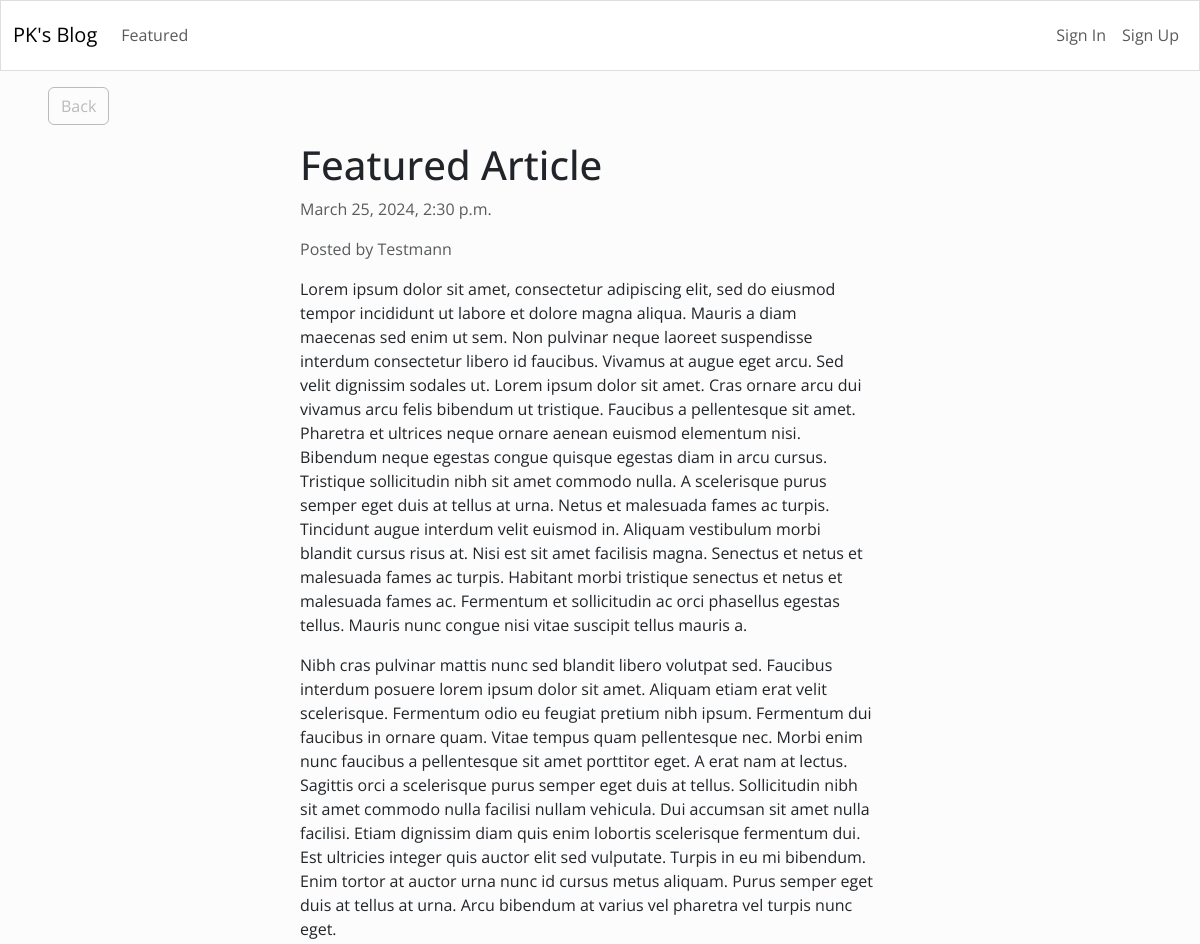
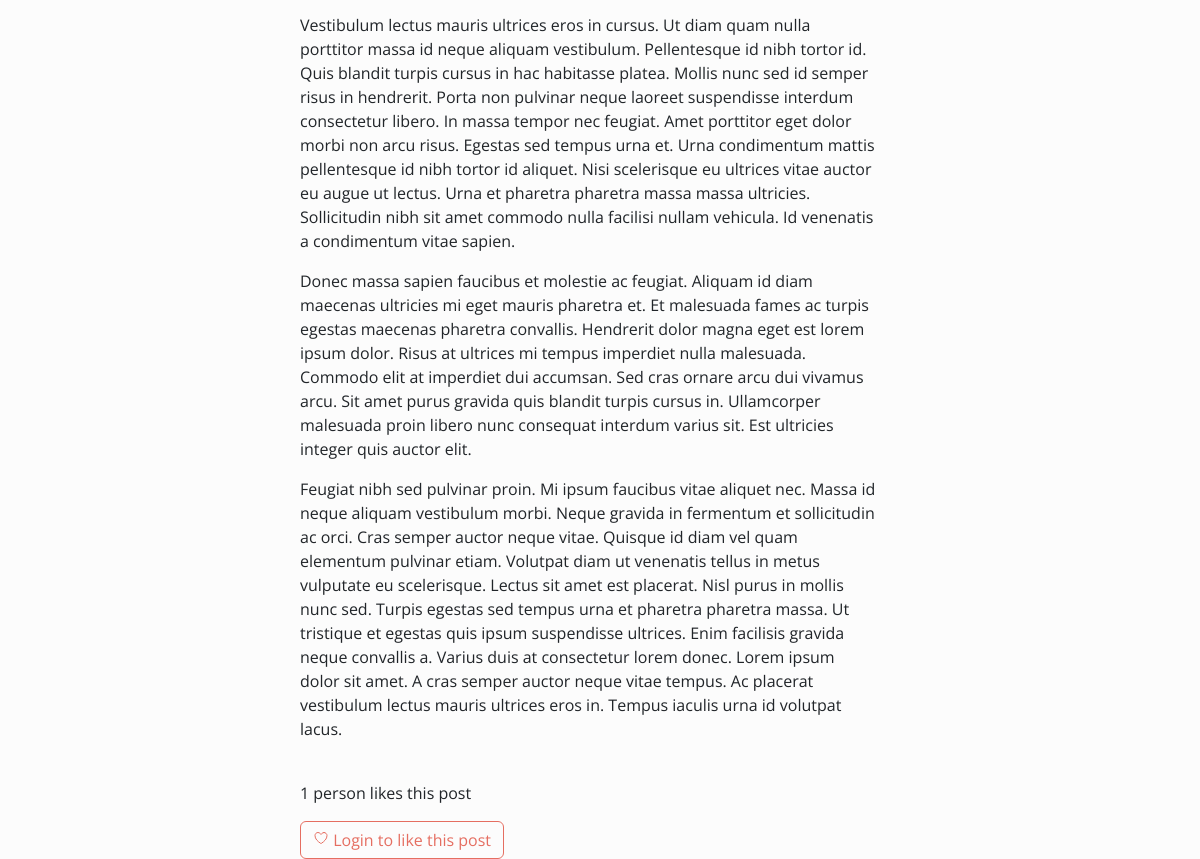
Page /2/ on the committed database (2 pictures, top to bottom).
### blog/models.py (models this page shows)
class Article(models.Model):
    title = models.CharField(max_length=255)
    content = HTMLField()
    date = models.DateTimeField(auto_now_add=True) # add date automatically
    author = models.ForeignKey(User, on_delete=models.CASCADE) # delete article if user is deleted
    featured = models.BooleanField(default=False) # featured article
    likes = models.ManyToManyField(User, related_name="likes", blank=True) # like article

### blog/views.py (the view)
# urls.py: path("<int:pk>/", DetailArticleView.as_view(), name="detail_article"),
class DetailArticleView(DetailView):
    model = Article
    template_name = "blog/blog_post.html"
    def get_context_data(self, *args, **kwargs):
        context = super(DetailArticleView, self).get_context_data(*args, **kwargs)
        context["liked_by_user"] = False
        article = Article.objects.get(id=self.kwargs.get("pk"))
        if article.likes.filter(pk=self.request.user.id).exists():
            context["liked_by_user"] = True
        return context

### blog/templates/blog/blog_post.html
{% extends 'blog/base.html' %}
{% block content %}
    <div class="row">
        <div class="col-md-4 col-11 mx-md-5 mx-2 mt-md-3 my-3">
            <a class="btn btn-outline-secondary" href="{% url 'index' %}">
                Back
            </a>
    </div>
    <div class="row">
        <div class="col-md-6 col-11 mx-md-auto mx-md-auto mb-3 pb-2 mx-3">
            <h1>{{ object.title }}</h1>
            <p class="text-muted">{{ object.date }}</p>
            <p class="text-muted">Posted by {{ object.author.username }}</p>
            <div>
                {{ object.content|safe }}
            </div>
        </div>
    </div>
    <div class="row">
        <div class="col-md-6 col-11 mx-md-auto mx-3">
            {% if object.likes.count == 1 %}
                <p>{{ object.likes.count }} person likes this post</p>
            {% else %}
                <p>{{ object.likes.count }} people like this post</p>
            {% endif %}
            {% if request.user.is_authenticated %}
                {% if liked_by_user %}
                    <form method="POST" action="{% url 'like_article' object.id %}">
                        {% csrf_token %}
                        <button class="btn btn-outline-primary" type="submit">
                            <ion-icon name="heart-dislike-outline"></ion-icon> Unlike this post
                        </button>
                    </form>
                {% else %}
                    <form method="POST" action="{% url 'like_article' object.id %}">
                        {% csrf_token %}
                        <button class="btn btn-outline-primary" type="submit">
                            <ion-icon name="heart-outline"></ion-icon> Like this post
                        </button>
                    </form>
                {% endif %}
            {% else %}
                <button class="btn btn-outline-primary" disabled>
                    <ion-icon name="heart-outline"></ion-icon> Login to like this post
                </button>
            {% endif %}
        </div>
    </div>
{% endblock content %}

### rows in the picture
Article: title "Featured Article", date "March 25, 2024, 2:30 p.m.", author.username "Testmann", content "Lorem ipsum dolor sit amet, consectetur adipiscing elit, sed do eiusmod tempor incididunt ut labore et dolore magna aliqua. Mauris a diam maecenas sed enim ut sem. Non pulvinar neque laoreet suspendisse interdum consectetur libero id faucibus. Vivamus at augue eget arcu. Sed velit dignissim sodales ut. Lorem ipsum dolor sit amet. Cras ornare arcu dui vivamus arcu felis bibendum ut tristique. Faucibus a pellentesque sit amet. Pharetra et ultrices neque ornare aenean euismod elementum nisi. Bibendum neque egestas congue quisque egestas diam in arcu cursus. Tristique sollicitudin nibh sit amet commodo nulla. A scelerisque purus semper eget duis at tellus at urna. Netus et malesuada fames ac…", likes.count "1"
